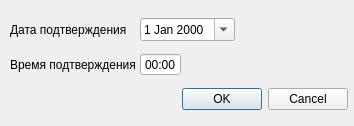
<?xml version="1.0" encoding="UTF-8"?>
<ui version="4.0">
 <class>ConfirmationTimeDialog</class>
 <widget class="QDialog" name="ConfirmationTimeDialog">
  <property name="geometry">
   <rect>
    <x>0</x>
    <y>0</y>
    <width>354</width>
    <height>126</height>
   </rect>
  </property>
  <property name="windowTitle">
   <string>Дата и время подтверждения оповещения</string>
  </property>
  <widget class="QWidget" name="layoutWidget">
   <property name="geometry">
    <rect>
     <x>6</x>
     <y>6</y>
     <width>346</width>
     <height>116</height>
    </rect>
   </property>
   <layout class="QGridLayout" name="gridLayout">
    <property name="margin">
     <number>4</number>
    </property>
    <property name="spacing">
     <number>4</number>
    </property>
    <item row="0" column="0">
     <widget class="QLabel" name="lblNoteConfirmDate">
      <property name="text">
       <string>Дата подтверждения</string>
      </property>
     </widget>
    </item>
    <item row="2" column="0">
     <widget class="QLabel" name="lblNoteConfirmTime">
      <property name="text">
       <string>Время подтверждения</string>
      </property>
     </widget>
    </item>
    <item row="3" column="1">
     <widget class="QDialogButtonBox" name="buttonBox">
      <property name="orientation">
       <enum>Qt::Horizontal</enum>
      </property>
      <property name="standardButtons">
       <set>QDialogButtonBox::Cancel|QDialogButtonBox::Ok</set>
      </property>
     </widget>
    </item>
    <item row="0" column="1">
     <widget class="CDateEdit" name="edtNoteConfirmDate">
      <property name="sizePolicy">
       <sizepolicy hsizetype="Maximum" vsizetype="Fixed">
        <horstretch>0</horstretch>
        <verstretch>0</verstretch>
       </sizepolicy>
      </property>
      <property name="calendarPopup">
       <bool>true</bool>
      </property>
     </widget>
    </item>
    <item row="2" column="1">
     <widget class="CTimeEdit" name="edtNoteConfirmTime">
      <property name="sizePolicy">
       <sizepolicy hsizetype="Maximum" vsizetype="Fixed">
        <horstretch>0</horstretch>
        <verstretch>0</verstretch>
       </sizepolicy>
      </property>
      <property name="buttonSymbols">
       <enum>QAbstractSpinBox::NoButtons</enum>
      </property>
      <property name="displayFormat">
       <string>HH:mm</string>
      </property>
     </widget>
    </item>
   </layout>
  </widget>
 </widget>
 <customwidgets>
  <customwidget>
   <class>CDateEdit</class>
   <extends>QDateEdit</extends>
   <header>library/DateEdit.h</header>
  </customwidget>
  <customwidget>
   <class>CTimeEdit</class>
   <extends>QTimeEdit</extends>
   <header>library/TimeEdit.h</header>
  </customwidget>
 </customwidgets>
 <tabstops>
  <tabstop>buttonBox</tabstop>
 </tabstops>
 <resources/>
 <connections>
  <connection>
   <sender>buttonBox</sender>
   <signal>accepted()</signal>
   <receiver>ConfirmationTimeDialog</receiver>
   <slot>accept()</slot>
   <hints>
    <hint type="sourcelabel">
     <x>195</x>
     <y>54</y>
    </hint>
    <hint type="destinationlabel">
     <x>98</x>
     <y>51</y>
    </hint>
   </hints>
  </connection>
  <connection>
   <sender>buttonBox</sender>
   <signal>rejected()</signal>
   <receiver>ConfirmationTimeDialog</receiver>
   <slot>reject()</slot>
   <hints>
    <hint type="sourcelabel">
     <x>195</x>
     <y>54</y>
    </hint>
    <hint type="destinationlabel">
     <x>199</x>
     <y>81</y>
    </hint>
   </hints>
  </connection>
 </connections>
</ui>
